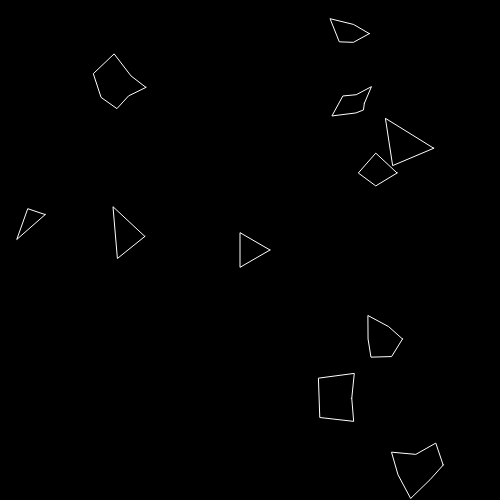
Frame 1 (no input)
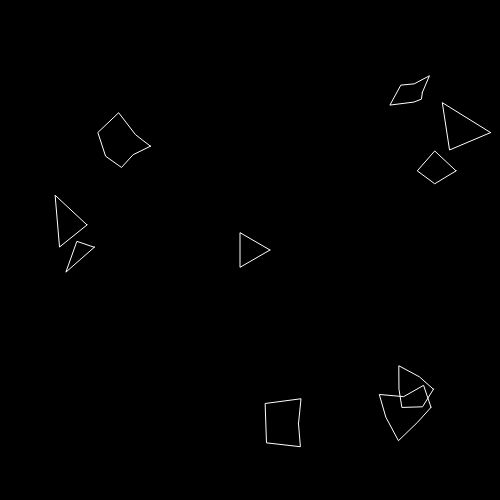
Frame 60 (no input)
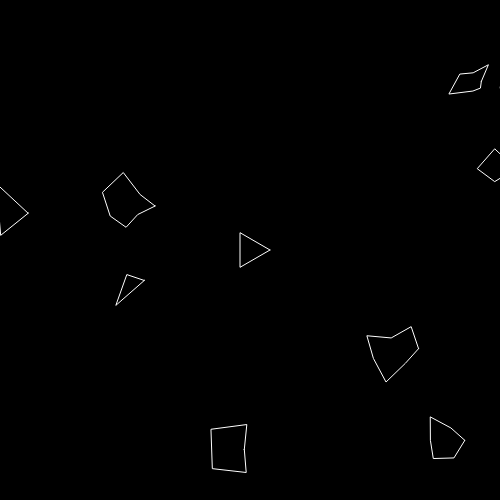
Frame 120 (the mouse pressed at the canvas centre since frame 60)

The p5.js sketch that drew these frames (run headless with seeded random() and noise() and a simulated clock; from frame 60 on, the mouse is pressed at the canvas centre):

// p5.js sketch
// ── sketch.js
var player;
var cells = [];

function setup(){
  createCanvas(500, 500);
  player = new Player();
  for(let i = 0; i < 10; i++){
    cells.push(new Cell(floor(Math.random() * 5 + 3), 20));
  }
}

function draw(){
  background(0);

  player.update();
  player.show();

  for(let cell of cells){
    cell.update();
    cell.show();
  }
}


function keyPressed(){
  player.control(true);
}

function keyReleased(){
  player.control(false);
}

// ── cell.js
function Cell(num, rad){
  this.pos = createVector(random(width), random(height));
  this.vel = p5.Vector.random2D();

  this.points = num;
  this.rad = rad;
  this.offset = [];

  for(let i = 0; i < this.points; i++){
    let range = 15;
    this.offset[i] = Math.random() * (2 * range) - range;
  }

  this.update = function(){
    this.pos.add(this.vel);
  }

  this.show = function(){
    stroke(255);
    noFill();

    beginShape();
    for(let i = 0; i < this.points; i++){
      let angle = map(i, 0, this.points, 0, TWO_PI);
      let pt = createVector(
        (this.rad + this.offset[i]) * cos(angle) + this.pos.x,
        (this.rad + this.offset[i]) * sin(angle) + this.pos.y
      );

      vertex(pt.x, pt.y);
    }
    endShape(CLOSE);
  }
}

// ── player.js
function Player(){
  this.pos = createVector(width / 2, height / 2);
  this.rad = 20;

  this.forwardAngle = 0;
  this.rotationAngle = 0;

  this.vel = createVector(0, 0);

  this.dots = 3;

  this.update = function(){
    this.turn();
    this.move();

    this.vel.mult(0.99); //FRICTION
  }

  this.show = function(){
    push();

    stroke(255);
    noFill();

    translate(this.pos.x, this.pos.y);
    rotate(this.forwardAngle);

    beginShape();
    for(let i = 0; i <= this.dots; i++){
      let angle = map(i, 0, this.dots, 0, TWO_PI);

      let pt = createVector(
        this.rad * cos(angle),
        this.rad * sin(angle)
      );
      vertex(pt.x, pt.y);
    }
    endShape();

    pop();
  }

  this.turn = function(){
    this.forwardAngle += this.rotationAngle;
  }

  this.move = function(){
    this.pos.add(this.vel);
  }

  this.control = function(bool){
    if(bool){ //(bool == true) === (keyPressed)
      if(keyCode == RIGHT_ARROW){
        this.rotationAngle = 0.1;
      }
      else if(keyCode == LEFT_ARROW){
        this.rotationAngle = -0.1;
      }

      else if(keyCode == UP_ARROW){
        let force = p5.Vector.fromAngle(this.forwardAngle);
        //force.mult(5);
        this.vel.add(force);
      }
    }else{  //(bool == false) === (keyReleased)
      this.rotationAngle = 0;
      //this.vel = createVector(0, 0);
    }
  }
}
